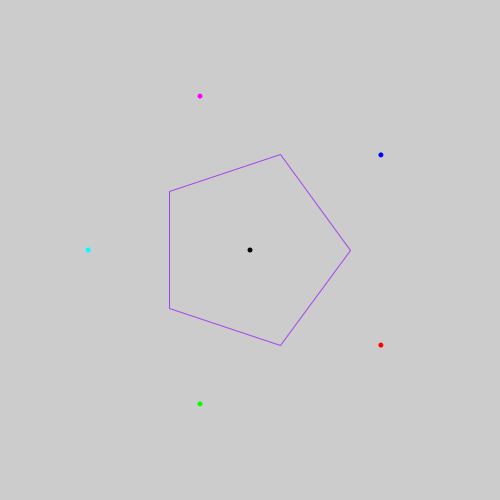
Frame 1 (no input)
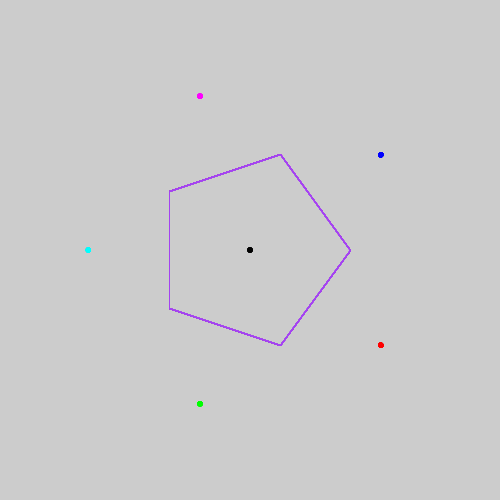
Frame 60 (the mouse pressed at the canvas centre just before this capture)
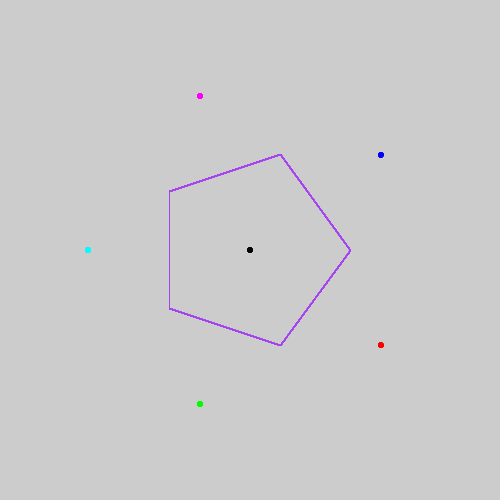
Frame 120 (the mouse held since frame 60 and released just before this capture)

The Processing sketch that drew these frames (run headless with seeded random() and noise(); from frame 60 on, the mouse is pressed at the canvas centre):

// Processing sketch: calculatingRelatedCentersThroughMidSides
// ── calculatingRelatedCentersThroughMidSides.pde
float cR = 100; // circle Radius
float midSideR; // radius of a circle touching the middles of sides
int numberOfVerts = 5;

float radianStep = TWO_PI/numberOfVerts; //angle in radians
PShape shape;

PVector[] points, sideMids;

color blue = color(0, 0, 255);
color red = color(255, 0, 0);
color green = color(0, 255, 0);
color cyan = color(0, 255, 255);
color magenta = color(255, 0, 255);
color yellow = color(255, 255, 0);
color white = color(255, 255, 255);
color black = color(0);

PVector blueCorner, redCorner, greenCorner, cyanCorner, magentaCorner, yellowCorner, centerPoint;

void setup(){
  size(500, 500);
  
  points = new PVector[numberOfVerts+1];
  sideMids = new PVector[numberOfVerts];
  centerPoint = new PVector(width/2, height/2);
  
  shape = createShape();
  shape.beginShape();
  
  for(int i = 0; i <= numberOfVerts; i++){
    
    float pointX = centerPoint.x + (cos(radianStep*i) * cR);
    float pointY = centerPoint.y + (sin(radianStep*i) * cR);
    
    points[i] = new PVector( pointX, pointY );
    shape.vertex( pointX, pointY );
  } 
  
  midSideR = cos(radianStep/2)*(cR);
  
  for( int i = 0; i < numberOfVerts; i++){
    
    float pointX = centerPoint.x + (cos(radianStep*i-(PI/numberOfVerts)) * midSideR * 2);
    float pointY = centerPoint.y + (sin(radianStep*i-(PI/numberOfVerts)) * midSideR * 2);
    
    sideMids[i] = new PVector( pointX, pointY );
  }
  
  shape.endShape();
  shape.setFill(color(255, 255, 255, 1));
  shape.setStroke(color(random(255), random(255), random(255)));
  
}

void draw(){
  noStroke();
  fill(black);
  ellipse(width/2, height/2, 5, 5);
  
  for( int i = 0; i < numberOfVerts; i++){
    switch(i){
      case 0:
        fill(blue);
        break;
      case 1:
        fill(red);
        break;
      case 2:
        fill(green);
        break;
      case 3:
        fill(cyan);
        break;
      case 4:
        fill(magenta);
        break;
      case 5:
        fill(yellow);
        break;
      default:
        fill(black);
        break;
    }
    ellipse(sideMids[i].x, sideMids[i].y, 5, 5);
  }
  
  noFill();
  
  shape(shape, 0, 0); 
}
